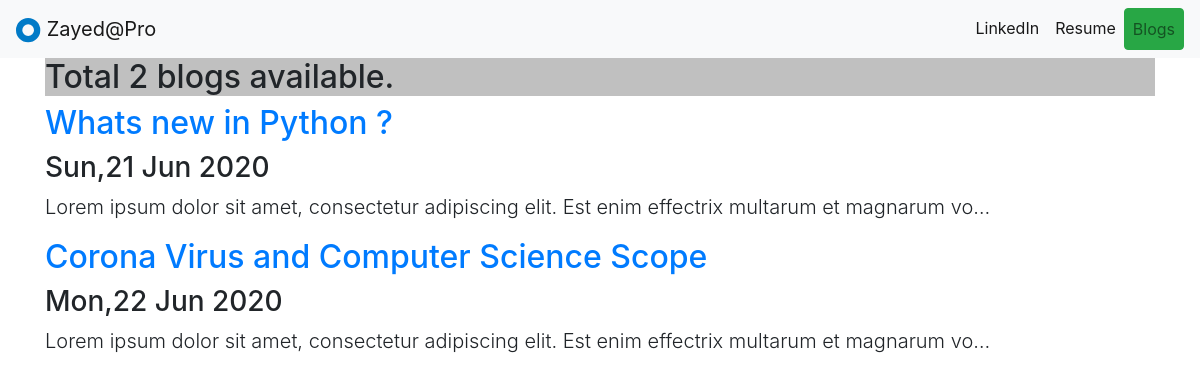
The app's page /blogs/ with its own data.
### blog/models.py (models this page shows, shortened)
class Blog(models.Model):
	title = models.CharField(max_length=100)
	time = models.DateTimeField(default=datetime.now)
	description = models.TextField()

### blog/views.py (the view)
# urls.py: path('', views.home, name='blog-home'),
def home(request):
	blogs = Blog.objects.all()
	return render(request, 'blog/home.html', {'blogs' : blogs} )

### blog/templates/blog/home.html
{% extends 'portfolio/base.html' %}
{% block content %}
<div class="container">
	<div style="background-color: silver">
		<h2 class="display-5">Total {{ blogs.count }} blog{{blogs|pluralize}} available.</h2>
	</div>
	{% for blog in blogs %}
	<div>
		<h2><a class="display-5" href="{% url 'blog-detail' blog.id %}"> {{ blog.title }}</a></h2>
	    <h3>{{blog.time|date:"D,d M Y"}}</h3>
	    <p class="lead"> {{ blog.description|striptags|truncatechars:100 }} </p>
	</div>
	{% endfor %}
</div>
{% endblock content %}

### portfolio/templates/portfolio/base.html (shortened to what this page needs)
{% load static %}
<!doctype html>
<html lang="en">
  <head>
    <link rel="stylesheet" href="https://maxcdn.bootstrapcdn.com/bootstrap/4.0.0/css/bootstrap.min.css">
    <link rel="stylesheet" type="text/css" href="{% static 'styles.css' %}">
  </head>
<body>
<nav class="navbar navbar-expand-lg navbar-light bg-light static-top">
  <a class="navbar-brand" href="{% url 'portfolio-home' %}">
  <img src="{% static 'portfolio/logo.svg' %}" height="25" width="25" alt="">
Zayed@Pro</a>
  <div class="collapse navbar-collapse" id="navbarSupportedContent">
    <ul class="navbar-nav ml-auto">
      <li class="nav-item active">
        <a class="nav-link" target="_blank" href="https://www.linkedin.com/in/zayed-hassan/">LinkedIn <span class="sr-only">(current)</span></a>
      </li>
      <li class="nav-item active">
        <a class="nav-link" target="_blank" href="{% static 'portfolio/resume.pdf' %}">Resume <span class="sr-only">(current)</span></a>
      </li>
      <li class="nav-item">
        <a class="nav-link btn btn-success" href="{% url 'blog-home' %}">Blogs</a>
      </li>
  </div>
</nav>
    {% block content  %}
    {% endblock content%}
</body>
</html>

### records on screen
Blog: title "Whats new in Python ?", time "Sun,21 Jun 2020", description "Lorem ipsum dolor sit amet, consectetur adipiscing elit. Est enim effectrix multarum et magnarum vo…"
Blog: title "Corona Virus and Computer Science Scope", time "Mon,22 Jun 2020", description "Lorem ipsum dolor sit amet, consectetur adipiscing elit. Est enim effectrix multarum et magnarum vo…"

### other values on screen
{{ blogs.count }} "2"
